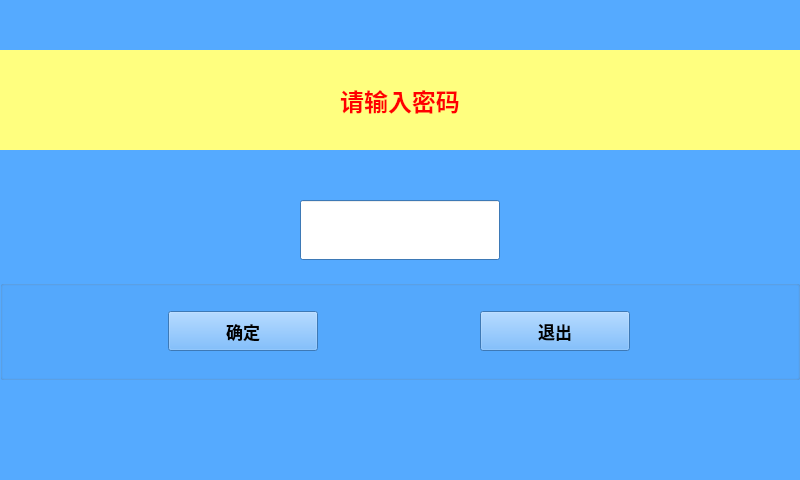
<?xml version="1.0" encoding="UTF-8"?>
<ui version="4.0">
 <class>SecretInput</class>
 <widget class="QWidget" name="SecretInput">
  <property name="geometry">
   <rect>
    <x>0</x>
    <y>0</y>
    <width>800</width>
    <height>480</height>
   </rect>
  </property>
  <property name="palette">
   <palette>
    <active>
     <colorrole role="WindowText">
      <brush brushstyle="SolidPattern">
       <color alpha="255">
        <red>0</red>
        <green>0</green>
        <blue>0</blue>
       </color>
      </brush>
     </colorrole>
     <colorrole role="Button">
      <brush brushstyle="SolidPattern">
       <color alpha="255">
        <red>85</red>
        <green>170</green>
        <blue>255</blue>
       </color>
      </brush>
     </colorrole>
     <colorrole role="Light">
      <brush brushstyle="SolidPattern">
       <color alpha="255">
        <red>213</red>
        <green>234</green>
        <blue>255</blue>
       </color>
      </brush>
     </colorrole>
     <colorrole role="Midlight">
      <brush brushstyle="SolidPattern">
       <color alpha="255">
        <red>149</red>
        <green>202</green>
        <blue>255</blue>
       </color>
      </brush>
     </colorrole>
     <colorrole role="Dark">
      <brush brushstyle="SolidPattern">
       <color alpha="255">
        <red>42</red>
        <green>85</green>
        <blue>127</blue>
       </color>
      </brush>
     </colorrole>
     <colorrole role="Mid">
      <brush brushstyle="SolidPattern">
       <color alpha="255">
        <red>56</red>
        <green>113</green>
        <blue>170</blue>
       </color>
      </brush>
     </colorrole>
     <colorrole role="Text">
      <brush brushstyle="SolidPattern">
       <color alpha="255">
        <red>0</red>
        <green>0</green>
        <blue>0</blue>
       </color>
      </brush>
     </colorrole>
     <colorrole role="BrightText">
      <brush brushstyle="SolidPattern">
       <color alpha="255">
        <red>255</red>
        <green>255</green>
        <blue>255</blue>
       </color>
      </brush>
     </colorrole>
     <colorrole role="ButtonText">
      <brush brushstyle="SolidPattern">
       <color alpha="255">
        <red>0</red>
        <green>0</green>
        <blue>0</blue>
       </color>
      </brush>
     </colorrole>
     <colorrole role="Base">
      <brush brushstyle="SolidPattern">
       <color alpha="255">
        <red>255</red>
        <green>255</green>
        <blue>255</blue>
       </color>
      </brush>
     </colorrole>
     <colorrole role="Window">
      <brush brushstyle="SolidPattern">
       <color alpha="255">
        <red>85</red>
        <green>170</green>
        <blue>255</blue>
       </color>
      </brush>
     </colorrole>
     <colorrole role="Shadow">
      <brush brushstyle="SolidPattern">
       <color alpha="255">
        <red>0</red>
        <green>0</green>
        <blue>0</blue>
       </color>
      </brush>
     </colorrole>
     <colorrole role="AlternateBase">
      <brush brushstyle="SolidPattern">
       <color alpha="255">
        <red>170</red>
        <green>212</green>
        <blue>255</blue>
       </color>
      </brush>
     </colorrole>
     <colorrole role="ToolTipBase">
      <brush brushstyle="SolidPattern">
       <color alpha="255">
        <red>255</red>
        <green>255</green>
        <blue>220</blue>
       </color>
      </brush>
     </colorrole>
     <colorrole role="ToolTipText">
      <brush brushstyle="SolidPattern">
       <color alpha="255">
        <red>0</red>
        <green>0</green>
        <blue>0</blue>
       </color>
      </brush>
     </colorrole>
    </active>
    <inactive>
     <colorrole role="WindowText">
      <brush brushstyle="SolidPattern">
       <color alpha="255">
        <red>0</red>
        <green>0</green>
        <blue>0</blue>
       </color>
      </brush>
     </colorrole>
     <colorrole role="Button">
      <brush brushstyle="SolidPattern">
       <color alpha="255">
        <red>85</red>
        <green>170</green>
        <blue>255</blue>
       </color>
      </brush>
     </colorrole>
     <colorrole role="Light">
      <brush brushstyle="SolidPattern">
       <color alpha="255">
        <red>213</red>
        <green>234</green>
        <blue>255</blue>
       </color>
      </brush>
     </colorrole>
     <colorrole role="Midlight">
      <brush brushstyle="SolidPattern">
       <color alpha="255">
        <red>149</red>
        <green>202</green>
        <blue>255</blue>
       </color>
      </brush>
     </colorrole>
     <colorrole role="Dark">
      <brush brushstyle="SolidPattern">
       <color alpha="255">
        <red>42</red>
        <green>85</green>
        <blue>127</blue>
       </color>
      </brush>
     </colorrole>
     <colorrole role="Mid">
      <brush brushstyle="SolidPattern">
       <color alpha="255">
        <red>56</red>
        <green>113</green>
        <blue>170</blue>
       </color>
      </brush>
     </colorrole>
     <colorrole role="Text">
      <brush brushstyle="SolidPattern">
       <color alpha="255">
        <red>0</red>
        <green>0</green>
        <blue>0</blue>
       </color>
      </brush>
     </colorrole>
     <colorrole role="BrightText">
      <brush brushstyle="SolidPattern">
       <color alpha="255">
        <red>255</red>
        <green>255</green>
        <blue>255</blue>
       </color>
      </brush>
     </colorrole>
     <colorrole role="ButtonText">
      <brush brushstyle="SolidPattern">
       <color alpha="255">
        <red>0</red>
        <green>0</green>
        <blue>0</blue>
       </color>
      </brush>
     </colorrole>
     <colorrole role="Base">
      <brush brushstyle="SolidPattern">
       <color alpha="255">
        <red>255</red>
        <green>255</green>
        <blue>255</blue>
       </color>
      </brush>
     </colorrole>
     <colorrole role="Window">
      <brush brushstyle="SolidPattern">
       <color alpha="255">
        <red>85</red>
        <green>170</green>
        <blue>255</blue>
       </color>
      </brush>
     </colorrole>
     <colorrole role="Shadow">
      <brush brushstyle="SolidPattern">
       <color alpha="255">
        <red>0</red>
        <green>0</green>
        <blue>0</blue>
       </color>
      </brush>
     </colorrole>
     <colorrole role="AlternateBase">
      <brush brushstyle="SolidPattern">
       <color alpha="255">
        <red>170</red>
        <green>212</green>
        <blue>255</blue>
       </color>
      </brush>
     </colorrole>
     <colorrole role="ToolTipBase">
      <brush brushstyle="SolidPattern">
       <color alpha="255">
        <red>255</red>
        <green>255</green>
        <blue>220</blue>
       </color>
      </brush>
     </colorrole>
     <colorrole role="ToolTipText">
      <brush brushstyle="SolidPattern">
       <color alpha="255">
        <red>0</red>
        <green>0</green>
        <blue>0</blue>
       </color>
      </brush>
     </colorrole>
    </inactive>
    <disabled>
     <colorrole role="WindowText">
      <brush brushstyle="SolidPattern">
       <color alpha="255">
        <red>42</red>
        <green>85</green>
        <blue>127</blue>
       </color>
      </brush>
     </colorrole>
     <colorrole role="Button">
      <brush brushstyle="SolidPattern">
       <color alpha="255">
        <red>85</red>
        <green>170</green>
        <blue>255</blue>
       </color>
      </brush>
     </colorrole>
     <colorrole role="Light">
      <brush brushstyle="SolidPattern">
       <color alpha="255">
        <red>213</red>
        <green>234</green>
        <blue>255</blue>
       </color>
      </brush>
     </colorrole>
     <colorrole role="Midlight">
      <brush brushstyle="SolidPattern">
       <color alpha="255">
        <red>149</red>
        <green>202</green>
        <blue>255</blue>
       </color>
      </brush>
     </colorrole>
     <colorrole role="Dark">
      <brush brushstyle="SolidPattern">
       <color alpha="255">
        <red>42</red>
        <green>85</green>
        <blue>127</blue>
       </color>
      </brush>
     </colorrole>
     <colorrole role="Mid">
      <brush brushstyle="SolidPattern">
       <color alpha="255">
        <red>56</red>
        <green>113</green>
        <blue>170</blue>
       </color>
      </brush>
     </colorrole>
     <colorrole role="Text">
      <brush brushstyle="SolidPattern">
       <color alpha="255">
        <red>42</red>
        <green>85</green>
        <blue>127</blue>
       </color>
      </brush>
     </colorrole>
     <colorrole role="BrightText">
      <brush brushstyle="SolidPattern">
       <color alpha="255">
        <red>255</red>
        <green>255</green>
        <blue>255</blue>
       </color>
      </brush>
     </colorrole>
     <colorrole role="ButtonText">
      <brush brushstyle="SolidPattern">
       <color alpha="255">
        <red>42</red>
        <green>85</green>
        <blue>127</blue>
       </color>
      </brush>
     </colorrole>
     <colorrole role="Base">
      <brush brushstyle="SolidPattern">
       <color alpha="255">
        <red>85</red>
        <green>170</green>
        <blue>255</blue>
       </color>
      </brush>
     </colorrole>
     <colorrole role="Window">
      <brush brushstyle="SolidPattern">
       <color alpha="255">
        <red>85</red>
        <green>170</green>
        <blue>255</blue>
       </color>
      </brush>
     </colorrole>
     <colorrole role="Shadow">
      <brush brushstyle="SolidPattern">
       <color alpha="255">
        <red>0</red>
        <green>0</green>
        <blue>0</blue>
       </color>
      </brush>
     </colorrole>
     <colorrole role="AlternateBase">
      <brush brushstyle="SolidPattern">
       <color alpha="255">
        <red>85</red>
        <green>170</green>
        <blue>255</blue>
       </color>
      </brush>
     </colorrole>
     <colorrole role="ToolTipBase">
      <brush brushstyle="SolidPattern">
       <color alpha="255">
        <red>255</red>
        <green>255</green>
        <blue>220</blue>
       </color>
      </brush>
     </colorrole>
     <colorrole role="ToolTipText">
      <brush brushstyle="SolidPattern">
       <color alpha="255">
        <red>0</red>
        <green>0</green>
        <blue>0</blue>
       </color>
      </brush>
     </colorrole>
    </disabled>
   </palette>
  </property>
  <property name="windowTitle">
   <string>Form</string>
  </property>
  <widget class="QLabel" name="label">
   <property name="geometry">
    <rect>
     <x>0</x>
     <y>50</y>
     <width>800</width>
     <height>100</height>
    </rect>
   </property>
   <property name="palette">
    <palette>
     <active>
      <colorrole role="WindowText">
       <brush brushstyle="SolidPattern">
        <color alpha="255">
         <red>255</red>
         <green>0</green>
         <blue>0</blue>
        </color>
       </brush>
      </colorrole>
      <colorrole role="Button">
       <brush brushstyle="SolidPattern">
        <color alpha="255">
         <red>255</red>
         <green>255</green>
         <blue>127</blue>
        </color>
       </brush>
      </colorrole>
      <colorrole role="Light">
       <brush brushstyle="SolidPattern">
        <color alpha="255">
         <red>255</red>
         <green>255</green>
         <blue>255</blue>
        </color>
       </brush>
      </colorrole>
      <colorrole role="Midlight">
       <brush brushstyle="SolidPattern">
        <color alpha="255">
         <red>255</red>
         <green>255</green>
         <blue>191</blue>
        </color>
       </brush>
      </colorrole>
      <colorrole role="Dark">
       <brush brushstyle="SolidPattern">
        <color alpha="255">
         <red>127</red>
         <green>127</green>
         <blue>63</blue>
        </color>
       </brush>
      </colorrole>
      <colorrole role="Mid">
       <brush brushstyle="SolidPattern">
        <color alpha="255">
         <red>170</red>
         <green>170</green>
         <blue>84</blue>
        </color>
       </brush>
      </colorrole>
      <colorrole role="Text">
       <brush brushstyle="SolidPattern">
        <color alpha="255">
         <red>0</red>
         <green>0</green>
         <blue>0</blue>
        </color>
       </brush>
      </colorrole>
      <colorrole role="BrightText">
       <brush brushstyle="SolidPattern">
        <color alpha="255">
         <red>255</red>
         <green>255</green>
         <blue>255</blue>
        </color>
       </brush>
      </colorrole>
      <colorrole role="ButtonText">
       <brush brushstyle="SolidPattern">
        <color alpha="255">
         <red>0</red>
         <green>0</green>
         <blue>0</blue>
        </color>
       </brush>
      </colorrole>
      <colorrole role="Base">
       <brush brushstyle="SolidPattern">
        <color alpha="255">
         <red>255</red>
         <green>255</green>
         <blue>255</blue>
        </color>
       </brush>
      </colorrole>
      <colorrole role="Window">
       <brush brushstyle="SolidPattern">
        <color alpha="255">
         <red>255</red>
         <green>255</green>
         <blue>127</blue>
        </color>
       </brush>
      </colorrole>
      <colorrole role="Shadow">
       <brush brushstyle="SolidPattern">
        <color alpha="255">
         <red>0</red>
         <green>0</green>
         <blue>0</blue>
        </color>
       </brush>
      </colorrole>
      <colorrole role="AlternateBase">
       <brush brushstyle="SolidPattern">
        <color alpha="255">
         <red>255</red>
         <green>255</green>
         <blue>191</blue>
        </color>
       </brush>
      </colorrole>
      <colorrole role="ToolTipBase">
       <brush brushstyle="SolidPattern">
        <color alpha="255">
         <red>255</red>
         <green>255</green>
         <blue>220</blue>
        </color>
       </brush>
      </colorrole>
      <colorrole role="ToolTipText">
       <brush brushstyle="SolidPattern">
        <color alpha="255">
         <red>0</red>
         <green>0</green>
         <blue>0</blue>
        </color>
       </brush>
      </colorrole>
     </active>
     <inactive>
      <colorrole role="WindowText">
       <brush brushstyle="SolidPattern">
        <color alpha="255">
         <red>255</red>
         <green>0</green>
         <blue>0</blue>
        </color>
       </brush>
      </colorrole>
      <colorrole role="Button">
       <brush brushstyle="SolidPattern">
        <color alpha="255">
         <red>255</red>
         <green>255</green>
         <blue>127</blue>
        </color>
       </brush>
      </colorrole>
      <colorrole role="Light">
       <brush brushstyle="SolidPattern">
        <color alpha="255">
         <red>255</red>
         <green>255</green>
         <blue>255</blue>
        </color>
       </brush>
      </colorrole>
      <colorrole role="Midlight">
       <brush brushstyle="SolidPattern">
        <color alpha="255">
         <red>255</red>
         <green>255</green>
         <blue>191</blue>
        </color>
       </brush>
      </colorrole>
      <colorrole role="Dark">
       <brush brushstyle="SolidPattern">
        <color alpha="255">
         <red>127</red>
         <green>127</green>
         <blue>63</blue>
        </color>
       </brush>
      </colorrole>
      <colorrole role="Mid">
       <brush brushstyle="SolidPattern">
        <color alpha="255">
         <red>170</red>
         <green>170</green>
         <blue>84</blue>
        </color>
       </brush>
      </colorrole>
      <colorrole role="Text">
       <brush brushstyle="SolidPattern">
        <color alpha="255">
         <red>0</red>
         <green>0</green>
         <blue>0</blue>
        </color>
       </brush>
      </colorrole>
      <colorrole role="BrightText">
       <brush brushstyle="SolidPattern">
        <color alpha="255">
         <red>255</red>
         <green>255</green>
         <blue>255</blue>
        </color>
       </brush>
      </colorrole>
      <colorrole role="ButtonText">
       <brush brushstyle="SolidPattern">
        <color alpha="255">
         <red>0</red>
         <green>0</green>
         <blue>0</blue>
        </color>
       </brush>
      </colorrole>
      <colorrole role="Base">
       <brush brushstyle="SolidPattern">
        <color alpha="255">
         <red>255</red>
         <green>255</green>
         <blue>255</blue>
        </color>
       </brush>
      </colorrole>
      <colorrole role="Window">
       <brush brushstyle="SolidPattern">
        <color alpha="255">
         <red>255</red>
         <green>255</green>
         <blue>127</blue>
        </color>
       </brush>
      </colorrole>
      <colorrole role="Shadow">
       <brush brushstyle="SolidPattern">
        <color alpha="255">
         <red>0</red>
         <green>0</green>
         <blue>0</blue>
        </color>
       </brush>
      </colorrole>
      <colorrole role="AlternateBase">
       <brush brushstyle="SolidPattern">
        <color alpha="255">
         <red>255</red>
         <green>255</green>
         <blue>191</blue>
        </color>
       </brush>
      </colorrole>
      <colorrole role="ToolTipBase">
       <brush brushstyle="SolidPattern">
        <color alpha="255">
         <red>255</red>
         <green>255</green>
         <blue>220</blue>
        </color>
       </brush>
      </colorrole>
      <colorrole role="ToolTipText">
       <brush brushstyle="SolidPattern">
        <color alpha="255">
         <red>0</red>
         <green>0</green>
         <blue>0</blue>
        </color>
       </brush>
      </colorrole>
     </inactive>
     <disabled>
      <colorrole role="WindowText">
       <brush brushstyle="SolidPattern">
        <color alpha="255">
         <red>127</red>
         <green>127</green>
         <blue>63</blue>
        </color>
       </brush>
      </colorrole>
      <colorrole role="Button">
       <brush brushstyle="SolidPattern">
        <color alpha="255">
         <red>255</red>
         <green>255</green>
         <blue>127</blue>
        </color>
       </brush>
      </colorrole>
      <colorrole role="Light">
       <brush brushstyle="SolidPattern">
        <color alpha="255">
         <red>255</red>
         <green>255</green>
         <blue>255</blue>
        </color>
       </brush>
      </colorrole>
      <colorrole role="Midlight">
       <brush brushstyle="SolidPattern">
        <color alpha="255">
         <red>255</red>
         <green>255</green>
         <blue>191</blue>
        </color>
       </brush>
      </colorrole>
      <colorrole role="Dark">
       <brush brushstyle="SolidPattern">
        <color alpha="255">
         <red>127</red>
         <green>127</green>
         <blue>63</blue>
        </color>
       </brush>
      </colorrole>
      <colorrole role="Mid">
       <brush brushstyle="SolidPattern">
        <color alpha="255">
         <red>170</red>
         <green>170</green>
         <blue>84</blue>
        </color>
       </brush>
      </colorrole>
      <colorrole role="Text">
       <brush brushstyle="SolidPattern">
        <color alpha="255">
         <red>127</red>
         <green>127</green>
         <blue>63</blue>
        </color>
       </brush>
      </colorrole>
      <colorrole role="BrightText">
       <brush brushstyle="SolidPattern">
        <color alpha="255">
         <red>255</red>
         <green>255</green>
         <blue>255</blue>
        </color>
       </brush>
      </colorrole>
      <colorrole role="ButtonText">
       <brush brushstyle="SolidPattern">
        <color alpha="255">
         <red>127</red>
         <green>127</green>
         <blue>63</blue>
        </color>
       </brush>
      </colorrole>
      <colorrole role="Base">
       <brush brushstyle="SolidPattern">
        <color alpha="255">
         <red>255</red>
         <green>255</green>
         <blue>127</blue>
        </color>
       </brush>
      </colorrole>
      <colorrole role="Window">
       <brush brushstyle="SolidPattern">
        <color alpha="255">
         <red>255</red>
         <green>255</green>
         <blue>127</blue>
        </color>
       </brush>
      </colorrole>
      <colorrole role="Shadow">
       <brush brushstyle="SolidPattern">
        <color alpha="255">
         <red>0</red>
         <green>0</green>
         <blue>0</blue>
        </color>
       </brush>
      </colorrole>
      <colorrole role="AlternateBase">
       <brush brushstyle="SolidPattern">
        <color alpha="255">
         <red>255</red>
         <green>255</green>
         <blue>127</blue>
        </color>
       </brush>
      </colorrole>
      <colorrole role="ToolTipBase">
       <brush brushstyle="SolidPattern">
        <color alpha="255">
         <red>255</red>
         <green>255</green>
         <blue>220</blue>
        </color>
       </brush>
      </colorrole>
      <colorrole role="ToolTipText">
       <brush brushstyle="SolidPattern">
        <color alpha="255">
         <red>0</red>
         <green>0</green>
         <blue>0</blue>
        </color>
       </brush>
      </colorrole>
     </disabled>
    </palette>
   </property>
   <property name="font">
    <font>
     <pointsize>18</pointsize>
     <weight>75</weight>
     <bold>true</bold>
    </font>
   </property>
   <property name="autoFillBackground">
    <bool>true</bool>
   </property>
   <property name="text">
    <string>请输入密码</string>
   </property>
   <property name="alignment">
    <set>Qt::AlignCenter</set>
   </property>
  </widget>
  <widget class="QLineEdit" name="inputLine">
   <property name="geometry">
    <rect>
     <x>300</x>
     <y>200</y>
     <width>200</width>
     <height>60</height>
    </rect>
   </property>
   <property name="font">
    <font>
     <pointsize>20</pointsize>
    </font>
   </property>
   <property name="text">
    <string/>
   </property>
  </widget>
  <widget class="QGroupBox" name="groupBox">
   <property name="geometry">
    <rect>
     <x>0</x>
     <y>280</y>
     <width>800</width>
     <height>100</height>
    </rect>
   </property>
   <property name="title">
    <string/>
   </property>
   <layout class="QHBoxLayout" name="horizontalLayout">
    <item>
     <widget class="QPushButton" name="SecretSureBtn">
      <property name="minimumSize">
       <size>
        <width>0</width>
        <height>40</height>
       </size>
      </property>
      <property name="maximumSize">
       <size>
        <width>150</width>
        <height>16777215</height>
       </size>
      </property>
      <property name="font">
       <font>
        <pointsize>13</pointsize>
        <weight>75</weight>
        <bold>true</bold>
       </font>
      </property>
      <property name="text">
       <string>确定</string>
      </property>
     </widget>
    </item>
    <item>
     <widget class="QPushButton" name="SecretQuitBtn">
      <property name="minimumSize">
       <size>
        <width>0</width>
        <height>40</height>
       </size>
      </property>
      <property name="maximumSize">
       <size>
        <width>150</width>
        <height>16777215</height>
       </size>
      </property>
      <property name="font">
       <font>
        <pointsize>13</pointsize>
        <weight>75</weight>
        <bold>true</bold>
       </font>
      </property>
      <property name="text">
       <string>退出</string>
      </property>
     </widget>
    </item>
   </layout>
  </widget>
 </widget>
 <resources/>
 <connections/>
</ui>
